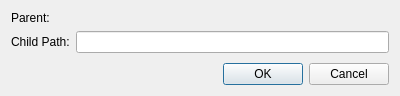
<?xml version="1.0" encoding="UTF-8"?>
<ui version="4.0">
 <class>CreateDirDialog</class>
 <widget class="QDialog" name="CreateDirDialog">
  <property name="geometry">
   <rect>
    <x>0</x>
    <y>0</y>
    <width>400</width>
    <height>96</height>
   </rect>
  </property>
  <property name="windowTitle">
   <string>Create Directory</string>
  </property>
  <layout class="QVBoxLayout" name="verticalLayout">
   <item>
    <layout class="QGridLayout" name="gridLayout">
     <item row="0" column="0">
      <widget class="QLabel" name="label">
       <property name="text">
        <string>Parent:</string>
       </property>
      </widget>
     </item>
     <item row="0" column="1">
      <widget class="QLabel" name="dirLabel">
       <property name="text">
        <string/>
       </property>
      </widget>
     </item>
     <item row="1" column="0">
      <widget class="QLabel" name="label_3">
       <property name="text">
        <string>Child Path:</string>
       </property>
      </widget>
     </item>
     <item row="1" column="1">
      <widget class="QLineEdit" name="lineEdit"/>
     </item>
    </layout>
   </item>
   <item>
    <spacer name="verticalSpacer">
     <property name="orientation">
      <enum>Qt::Vertical</enum>
     </property>
     <property name="sizeHint" stdset="0">
      <size>
       <width>20</width>
       <height>0</height>
      </size>
     </property>
    </spacer>
   </item>
   <item>
    <widget class="QDialogButtonBox" name="buttonBox">
     <property name="orientation">
      <enum>Qt::Horizontal</enum>
     </property>
     <property name="standardButtons">
      <set>QDialogButtonBox::Cancel|QDialogButtonBox::Ok</set>
     </property>
    </widget>
   </item>
  </layout>
 </widget>
 <resources/>
 <connections>
  <connection>
   <sender>buttonBox</sender>
   <signal>accepted()</signal>
   <receiver>CreateDirDialog</receiver>
   <slot>accept()</slot>
   <hints>
    <hint type="sourcelabel">
     <x>248</x>
     <y>254</y>
    </hint>
    <hint type="destinationlabel">
     <x>157</x>
     <y>274</y>
    </hint>
   </hints>
  </connection>
  <connection>
   <sender>buttonBox</sender>
   <signal>rejected()</signal>
   <receiver>CreateDirDialog</receiver>
   <slot>reject()</slot>
   <hints>
    <hint type="sourcelabel">
     <x>316</x>
     <y>260</y>
    </hint>
    <hint type="destinationlabel">
     <x>286</x>
     <y>274</y>
    </hint>
   </hints>
  </connection>
 </connections>
</ui>
